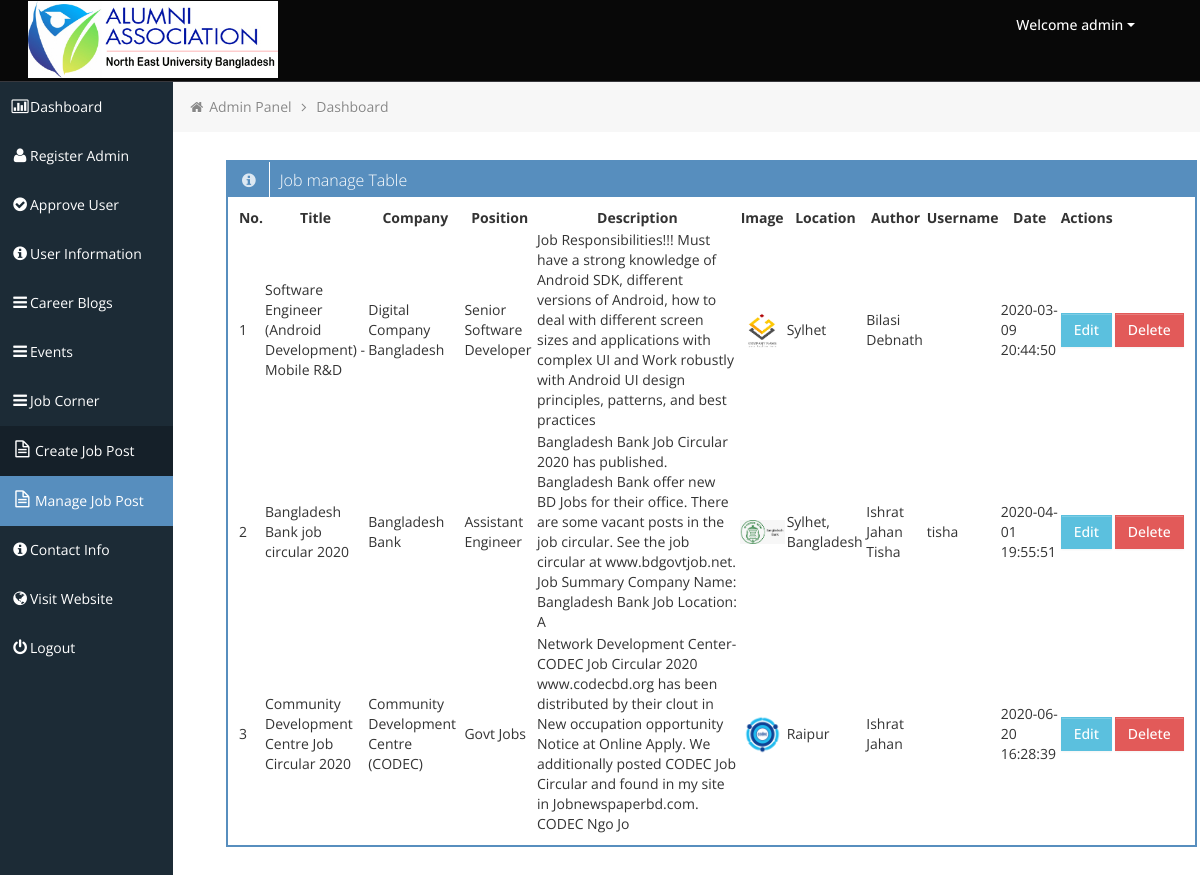
/admin/managejob.php (signed in), run on the app's committed database.
### tables this page shows
CREATE TABLE `job` (
  `id` int(11) NOT NULL,
  `title` varchar(100) DEFAULT NULL,
  `company` varchar(100) DEFAULT NULL,
  `position` varchar(100) DEFAULT NULL,
  `description` varchar(255) DEFAULT NULL,
  `link` varchar(255) DEFAULT NULL,
  `date` timestamp NULL DEFAULT current_timestamp(),
  `image` varchar(100) DEFAULT NULL,
  `location` varchar(100) DEFAULT NULL,
  `author` varchar(55) NOT NULL,
  `username` varchar(100) NOT NULL
);

### admin/managejob.php (the view, shortened to what this page needs)
<?php
include("dbconnect.php");
$result = mysqli_query($con, "SELECT * FROM job ORDER BY id asc");
?>
<div class="box span12">
  <div class="box-header" data-original-title>
    <h2><i class="white icon-info-sign"></i><span class="break"></span>Job manage Table</h2>
  </div>
  <div class="box-content">
    <table class="">
      <thead>
        <tr>
          <th>No.</th>
          <th>Title</th>
          <th>Company</th>
          <th>Position</th>
          <th>Description</th>
          <th>Image</th>
          <th>Location</th>
          <th>Author</th>
          <th>Username</th>
          <th>Date</th>
          <th>Actions</th>
        </tr>
      </thead>
      <?php
      $id=1;
      while($row = mysqli_fetch_array($result)){
        ?>
        <tr>
        <td><?php echo $id; ?></td>
        <td><?php echo $row["title"]; ?></td>
        <td><?php echo $row["company"]; ?></td>
        <td><?php echo $row["position"]; ?></td>
        <td><?php echo $row["description"]; ?></td>
        <td><img src="<?php echo $row["image"]; ?>" alt="photo" width="100" height="80"></td>
        <td><?php echo $row["location"]; ?></td>
        <td><?php echo $row["author"]; ?></td>
        <td><?php echo $row["username"]; ?></td>
        <td><?php echo $row["date"]; ?></td>
        <td> <a href="jobupdate.php?update=<?php echo $row['id']; ?>" class="btn btn-info">Edit</a></td>
        <td><a href="process2.php?delete=<?php echo $row['id']; ?>" class="btn btn-danger">Delete</a>
        </td>
        </tr>
        <?php
        $id++;
      }
      ?>
    </table>
  </div>
</div>

### admin/css/style.css (style rules this page uses)
body { background: #F5F5F5; color: #333; border: none; font-family: 'Open Sans', sans-serif; font-weight: 400; }
a { color: #646464; }
h2 { font-size: 16px; line-height: 16px; }
.box { border: 2px solid #578EBE; background: #fff !important; margin-bottom: 28px; }
.box-header { height: 16px; font-size: 16px; line-height: 16px; padding: 10px; background: #578EBE; -webkit-box-shadow: none; -moz-box-shadow: none; box-shadow: none; overflow: hidden; }
.box-header h2 { float:left; margin-top: 0px; font-weight: 300; }
.box-header .box-icon, .box-header h2 { color:#fff; }
.box-header h2 i { margin: 0px 3px 0px 4px; opacity: .8; filter: alpha(opacity=80); -ms-filter:"progid:DXImageTransform.Microsoft.Alpha(Opacity=80)"; }
.box-content { position: relative; z-index: 50; margin-top: -1px; padding: 10px; background: #fff !important; }
.btn { display: inline-block; padding: 6px 12px; margin-bottom: 0; font-size: 14px; font-weight: 500; line-height: 20px; text-align: center; white-space: nowrap; vertical-align: middle; cursor: pointer; border: 1px solid #a7a9aa; -webkit-border-radius: 0px !important; border-radius: 0px !important; }
.btn { color: #ffffff; background-color: #a7a9aa; border-color: #a7a9aa; background-image: none; filter: none; text-shadow: none; }
.btn-danger { background-color: #E25A59; border-color: #E25A59; }
.btn-info { background-color: #5bc0de; border-color: #5bc0de; }

### admin/css/halflings.css (style rules this page uses)
html, html .halflings { -webkit-font-smoothing: antialiased !important; }

### data on the page
job: title "Software Engineer (Android Development) - Mobile R&D", company "Digital Company Bangladesh", position "Senior Software Developer", description "Job Responsibilities!!! Must have a strong knowledge of Android SDK, different versions of Android, how to deal with different screen sizes and applications with complex UI and Work robustly with Android UI design principles, patterns, and best practices", image (picture), location "Sylhet", author "Bilasi Debnath", date "2020-03-09 20:44:50"
job: title "Bangladesh Bank job circular 2020", company "Bangladesh Bank", position "Assistant Engineer", description "Bangladesh Bank Job Circular 2020 has published. Bangladesh Bank offer new BD Jobs for their office. There are some vacant posts in the job circular. See the job circular at www.bdgovtjob.net. Job Summary Company Name: Bangladesh Bank Job Location: A", image (picture), location "Sylhet, Bangladesh", author "Ishrat Jahan Tisha", username "tisha", date "2020-04-01 19:55:51"
job: title "Community Development Centre Job Circular 2020", company "Community Development Centre (CODEC)", position "Govt Jobs", description "Network Development Center-CODEC Job Circular 2020 www.codecbd.org has been distributed by their clout in New occupation opportunity Notice at Online Apply. We additionally posted CODEC Job Circular and found in my site in Jobnewspaperbd.com. CODEC Ngo Jo", image (picture), location "Raipur", author "Ishrat Jahan", date "2020-06-20 16:28:39"

### other printed values
$_SESSION['user'] "admin"
